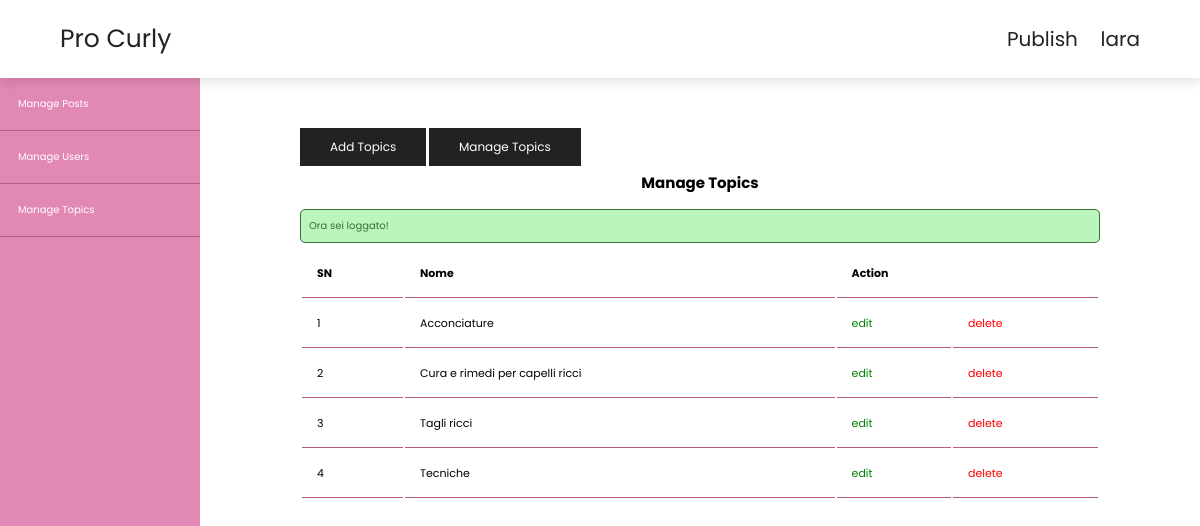
The page /php/index-topic.php (signed in) on the database its author committed.
### tables this page shows
CREATE TABLE `topics` (
  `id` int(11) NOT NULL,
  `name` varchar(100) NOT NULL
);

### php/topics.php (called while the page is built, shortened)
<?php include(ROOT_PATH . "/db.php"); ?>
<?php
$table = 'topics';
$topics = selectAll($table);

### php/db.php (called while the page is built, shortened)
<?php
require('config.php');
function selectAll($table, $conditions = [])
{
    global $conn;
    $sql = "SELECT * FROM $table";
    if(empty($conditions)) {
        $stmt = $conn->prepare($sql);
        $stmt->execute();
        $records = $stmt ->get_result()->fetch_all(MYSQLI_ASSOC);
        return $records;
    }
}

### php/index-topic.php (the view, shortened to what this page needs)
<?php include(ROOT_PATH . "/topics.php");
?>
<!DOCTYPE html>
<html lang="en">
<head>
    <link rel="stylesheet" href="https://cdn.jsdelivr.net/npm/swiper@9/swiper-bundle.min.css"/>
    <link rel="stylesheet" href="https://cdnjs.cloudflare.com/ajax/libs/font-awesome/6.4.0/css/all.min.css">
    <link rel="stylesheet" href="../css/style.css">
    <link rel="stylesheet" href="../css/admin.css">
</head>
<body>
<?php include(ROOT_PATH . '/header-admin.php') ?>
<div class="admin-wrapper">
    <?php include(ROOT_PATH . '/admin-slider.php') ?>
    <div class="admin-content">
        <div class="button-grup">
            <a href="create-topic.php" class="btn">Add Topics</a>
            <a href="index-topic.php" class="btn">Manage Topics</a>
        </div>
        <div class="content">
            <h2 class="page-title">Manage Topics</h2>
            <?php include(ROOT_PATH . "/../php/message.php") ?>
            <table>
                <thead>
                    <th>SN</th>
                    <th>Nome</th>
                    <th colspan="2">Action</th>
                </thead>
                <tbody>
                    <?php foreach ($topics as $key => $topic): ?>
                    <tr>
                        <td><?php echo $key + 1 ;?></td>
                        <td> <?php echo $topic['name']; ?></td>
                        <td><a href="edit-topic.php?id=<?php echo $topic['id'];?>" class="edit">edit</a></td>
                        <td><a href="index-topic.php?del_id=<?php echo $topic['id']; ?>" class="delete">delete</a></td>
                    </tr>
                    <?php endforeach; ?>
                </tbody>
            </table>
        </div>
    </div>
</div>
</body>
</html>

### css/style.css (style rules this page uses)
:root { --main-color: #e288b4; --black: #222; --white: #fff; --light-black: #777; --light-white: #fff9; --dark-bg: rgba(0,0,0,.7); --light-bg:#eee; --border: .1rem solid var(--black); --box-shadow: 0 .5rem 1rem rgba(0,0,0,.1); --text-box-shadow: 0 1.5rem 3rem rgba(0,0,0,.3); }
* { font-family: 'Poppins', sans-serif; margin: 0; padding: 0; box-sizing: border-box; outline: none; border: none; text-decoration: none; }
html { font-size: 62.5%; overflow-x: hidden; }
.btn { display: inline-block; background: var(--black); margin-top: 1rem; color: var(--white); font-size: 1.7rem; padding: 1rem 3rem; cursor: pointer; font-size: 1.20rem; }
h1, h2, h3, h4, h5, h6 { margin: 5px; }
a { color: inherit; }

### css/admin.css (style rules this page uses)
:root { --main-color: #e288b4; --main-color-hover: #b95b89; --black: #222; --white: #fff; --light-black: #777; --light-white: #fff9; --dark-bg: rgba(0,0,0,.7); --light-bg:#eee; --border: .1rem solid var(--black); --box-shadow: 0 .5rem 1rem rgba(0,0,0,.1); --text-box-shadow: 0 1.5rem 3rem rgba(0,0,0,.3); }
* { font-family: 'Poppins', sans-serif; margin: 0; padding: 0; box-sizing: border-box; outline: none; border: none; text-decoration: none; }
html { font-size: 62.5%; overflow-x: hidden; }
.btn { display: inline-block; background: var(--black); margin-top: 1rem; color: var(--white); font-size: 1.7rem; padding: 1rem 3rem; cursor: pointer; font-size: 1.20rem; }
.admin-wrapper { display: flex; height: calc(100% - 66px); }
.admin-wrapper .admin-content { flex: 8; height: 100%; padding: 40px 100px 100px; overflow-y: scroll; }
.admin-content .page-title { text-align: center; margin-bottom: 1.5rem; }
table { width: 100%; border-collapse: 1.1rem; font-size: 1.1rem; }
th, td { padding: 15px; text-align: left; border-bottom: 1px solid var(--main-color-hover); }
.edit { color: green; }
.delete { color: red; }

### rows shown on the page
topics: name "Acconciature"
topics: name "Cura e rimedi per capelli ricci"
topics: name "Tagli ricci"
topics: name "Tecniche"

### other values the page prints
$_SESSION['username'] "lara"
$_SESSION['message'] "Ora sei loggato!"
